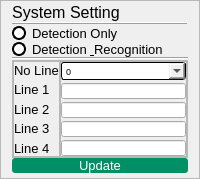
            <widget class="QFrame" name="systemSetting_Frame">
             <property name="minimumSize">
              <size>
               <width>0</width>
               <height>0</height>
              </size>
             </property>
             <property name="font">
              <font>
               <pointsize>7</pointsize>
              </font>
             </property>
             <property name="styleSheet">
              <string notr="true"/>
             </property>
             <property name="frameShape">
              <enum>QFrame::StyledPanel</enum>
             </property>
             <property name="frameShadow">
              <enum>QFrame::Plain</enum>
             </property>
             <property name="lineWidth">
              <number>1</number>
             </property>
             <layout class="QVBoxLayout" name="verticalLayout_7">
              <property name="spacing">
               <number>0</number>
              </property>
              <property name="topMargin">
               <number>2</number>
              </property>
              <property name="bottomMargin">
               <number>5</number>
              </property>
              <item alignment="Qt::AlignLeft">
               <widget class="QLabel" name="systemSetting_Label">
                <property name="font">
                 <font>
                  <family>Arial</family>
                  <pointsize>12</pointsize>
                 </font>
                </property>
                <property name="text">
                 <string>System Setting</string>
                </property>
                <property name="alignment">
                 <set>Qt::AlignCenter</set>
                </property>
               </widget>
              </item>
              <item>
               <widget class="Line" name="straightLine1">
                <property name="frameShadow">
                 <enum>QFrame::Raised</enum>
                </property>
                <property name="lineWidth">
                 <number>1</number>
                </property>
                <property name="orientation">
                 <enum>Qt::Horizontal</enum>
                </property>
               </widget>
              </item>
              <item>
               <widget class="QRadioButton" name="detectionOnly">
                <property name="font">
                 <font>
                  <family>Arial</family>
                  <pointsize>10</pointsize>
                 </font>
                </property>
                <property name="tabletTracking">
                 <bool>false</bool>
                </property>
                <property name="acceptDrops">
                 <bool>false</bool>
                </property>
                <property name="autoFillBackground">
                 <bool>false</bool>
                </property>
                <property name="styleSheet">
                 <string notr="true">QRadioButton::indicator {
    width:                  10px;
    height:                 10px;
    border-radius:          7px;
}

QRadioButton::indicator:checked {
    background-color:       red;
    border:                 2px solid black;
}

QRadioButton::indicator:unchecked {
    background-color:       white;
    border:                 2px solid black;

}
QRadioButton:checked {
		color: #D9305C;
}
QRadioButton:unchecked {
		color: solid black;
}</string>
                </property>
                <property name="text">
                 <string>Detection Only </string>
                </property>
                <property name="checkable">
                 <bool>true</bool>
                </property>
                <property name="checked">
                 <bool>false</bool>
                </property>
               </widget>
              </item>
              <item>
               <widget class="QRadioButton" name="detection_recognition">
                <property name="font">
                 <font>
                  <family>Arial</family>
                  <pointsize>10</pointsize>
                 </font>
                </property>
                <property name="styleSheet">
                 <string notr="true">QRadioButton::indicator {
    width:                  10px;
    height:                 10px;
    border-radius:          7px;
}

QRadioButton::indicator:checked {
    background-color:       red;
    border:                 2px solid black;
}

QRadioButton::indicator:unchecked {
    background-color:       white;
    border:                 2px solid black;

}
QRadioButton:checked {
		color: #D9305C;
}
QRadioButton:unchecked {
		color: solid black;
}</string>
                </property>
                <property name="text">
                 <string>Detection &amp; Recognition</string>
                </property>
               </widget>
              </item>
              <item>
               <widget class="Line" name="straightLine2">
                <property name="maximumSize">
                 <size>
                  <width>254</width>
                  <height>16777215</height>
                 </size>
                </property>
                <property name="orientation">
                 <enum>Qt::Horizontal</enum>
                </property>
               </widget>
              </item>
              <item>
               <widget class="QFrame" name="frame_3">
                <property name="frameShape">
                 <enum>QFrame::StyledPanel</enum>
                </property>
                <property name="frameShadow">
                 <enum>QFrame::Raised</enum>
                </property>
                <layout class="QHBoxLayout" name="horizontalLayout_2">
                 <property name="spacing">
                  <number>0</number>
                 </property>
                 <property name="leftMargin">
                  <number>0</number>
                 </property>
                 <property name="topMargin">
                  <number>0</number>
                 </property>
                 <property name="rightMargin">
                  <number>0</number>
                 </property>
                 <property name="bottomMargin">
                  <number>0</number>
                 </property>
                 <item>
                  <widget class="QFrame" name="frame">
                   <property name="frameShape">
                    <enum>QFrame::StyledPanel</enum>
                   </property>
                   <property name="frameShadow">
                    <enum>QFrame::Raised</enum>
                   </property>
                   <layout class="QVBoxLayout" name="verticalLayout_5">
                    <property name="spacing">
                     <number>3</number>
                    </property>
                    <property name="leftMargin">
                     <number>0</number>
                    </property>
                    <property name="topMargin">
                     <number>0</number>
                    </property>
                    <property name="rightMargin">
                     <number>0</number>
                    </property>
                    <property name="bottomMargin">
                     <number>0</number>
                    </property>
                    <item>
                     <widget class="QLabel" name="no_ofLine_Label">
                      <property name="maximumSize">
                       <size>
                        <width>51</width>
                        <height>16777215</height>
                       </size>
                      </property>
                      <property name="font">
                       <font>
                        <family>Arial</family>
                        <pointsize>10</pointsize>
                       </font>
                      </property>
                      <property name="text">
                       <string>No Line</string>
                      </property>
                     </widget>
                    </item>
                    <item>
                     <widget class="QLabel" name="line1">
                      <property name="maximumSize">
                       <size>
                        <width>39</width>
                        <height>16777215</height>
                       </size>
                      </property>
                      <property name="font">
                       <font>
                        <family>Arial</family>
                        <pointsize>10</pointsize>
                       </font>
                      </property>
                      <property name="text">
                       <string>Line 1</string>
                      </property>
                     </widget>
                    </item>
                    <item>
                     <widget class="QLabel" name="line2">
                      <property name="maximumSize">
                       <size>
                        <width>39</width>
                        <height>16777215</height>
                       </size>
                      </property>
                      <property name="font">
                       <font>
                        <family>Arial</family>
                        <pointsize>10</pointsize>
                       </font>
                      </property>
                      <property name="text">
                       <string>Line 2</string>
                      </property>
                     </widget>
                    </item>
                    <item>
                     <widget class="QLabel" name="line3">
                      <property name="maximumSize">
                       <size>
                        <width>39</width>
                        <height>16777215</height>
                       </size>
                      </property>
                      <property name="font">
                       <font>
                        <family>Arial</family>
                        <pointsize>10</pointsize>
                       </font>
                      </property>
                      <property name="text">
                       <string>Line 3</string>
                      </property>
                     </widget>
                    </item>
                    <item>
                     <widget class="QLabel" name="line4">
                      <property name="font">
                       <font>
                        <family>Arial</family>
                        <pointsize>10</pointsize>
                       </font>
                      </property>
                      <property name="text">
                       <string>Line 4</string>
                      </property>
                     </widget>
                    </item>
                   </layout>
                  </widget>
                 </item>
                 <item>
                  <widget class="QFrame" name="frame_2">
                   <property name="maximumSize">
                    <size>
                     <width>133</width>
                     <height>16777215</height>
                    </size>
                   </property>
                   <property name="frameShape">
                    <enum>QFrame::StyledPanel</enum>
                   </property>
                   <property name="frameShadow">
                    <enum>QFrame::Raised</enum>
                   </property>
                   <layout class="QVBoxLayout" name="verticalLayout_6">
                    <property name="spacing">
                     <number>3</number>
                    </property>
                    <property name="leftMargin">
                     <number>0</number>
                    </property>
                    <property name="topMargin">
                     <number>0</number>
                    </property>
                    <property name="rightMargin">
                     <number>0</number>
                    </property>
                    <property name="bottomMargin">
                     <number>0</number>
                    </property>
                    <item>
                     <widget class="QComboBox" name="no_ofLine_comboBox">
                      <property name="font">
                       <font>
                        <family>Arial</family>
                       </font>
                      </property>
                      <property name="styleSheet">
                       <string notr="true">border:1px solid black;
border-radius: 3px;</string>
                      </property>
                      <property name="frame">
                       <bool>true</bool>
                      </property>
                      <item>
                       <property name="text">
                        <string>0</string>
                       </property>
                      </item>
                      <item>
                       <property name="text">
                        <string>1</string>
                       </property>
                      </item>
                      <item>
                       <property name="text">
                        <string>2</string>
                       </property>
                      </item>
                      <item>
                       <property name="text">
                        <string>3</string>
                       </property>
                      </item>
                      <item>
                       <property name="text">
                        <string>4</string>
                       </property>
                      </item>
                     </widget>
                    </item>
                    <item>
                     <widget class="QLineEdit" name="line1Box">
                      <property name="maximumSize">
                       <size>
                        <width>16777215</width>
                        <height>16</height>
                       </size>
                      </property>
                      <property name="font">
                       <font>
                        <weight>75</weight>
                        <bold>true</bold>
                       </font>
                      </property>
                      <property name="alignment">
                       <set>Qt::AlignCenter</set>
                      </property>
                     </widget>
                    </item>
                    <item>
                     <widget class="QLineEdit" name="line2Box">
                      <property name="maximumSize">
                       <size>
                        <width>16777215</width>
                        <height>16</height>
                       </size>
                      </property>
                      <property name="font">
                       <font>
                        <weight>75</weight>
                        <bold>true</bold>
                       </font>
                      </property>
                      <property name="alignment">
                       <set>Qt::AlignCenter</set>
                      </property>
                     </widget>
                    </item>
                    <item>
                     <widget class="QLineEdit" name="line3Box">
                      <property name="maximumSize">
                       <size>
                        <width>16777215</width>
                        <height>16</height>
                       </size>
                      </property>
                      <property name="font">
                       <font>
                        <weight>75</weight>
                        <bold>true</bold>
                       </font>
                      </property>
                      <property name="alignment">
                       <set>Qt::AlignCenter</set>
                      </property>
                     </widget>
                    </item>
                    <item>
                     <widget class="QLineEdit" name="line4Box">
                      <property name="maximumSize">
                       <size>
                        <width>16777215</width>
                        <height>16</height>
                       </size>
                      </property>
                      <property name="font">
                       <font>
                        <pointsize>8</pointsize>
                        <weight>75</weight>
                        <bold>true</bold>
                       </font>
                      </property>
                      <property name="alignment">
                       <set>Qt::AlignCenter</set>
                      </property>
                     </widget>
                    </item>
                   </layout>
                  </widget>
                 </item>
                </layout>
               </widget>
              </item>
              <item>
               <widget class="QPushButton" name="systemSetting_update_Button">
                <property name="minimumSize">
                 <size>
                  <width>0</width>
                  <height>0</height>
                 </size>
                </property>
                <property name="maximumSize">
                 <size>
                  <width>16777215</width>
                  <height>24</height>
                 </size>
                </property>
                <property name="font">
                 <font>
                  <family>Arial</family>
                  <pointsize>10</pointsize>
                  <weight>50</weight>
                  <bold>false</bold>
                 </font>
                </property>
                <property name="styleSheet">
                 <string notr="true">QPushButton{
	background-color: #019065;
	color:white;
	border:none;
	border-radius:3px;
}
QPushButton:pressed{
	background-color:#019065;
	border-left:2px solid rgb(100,180,180);
	border-top:2px solid rgb(100,180,180);
}</string>
                </property>
                <property name="text">
                 <string>Update</string>
                </property>
               </widget>
              </item>
             </layout>
            </widget>
